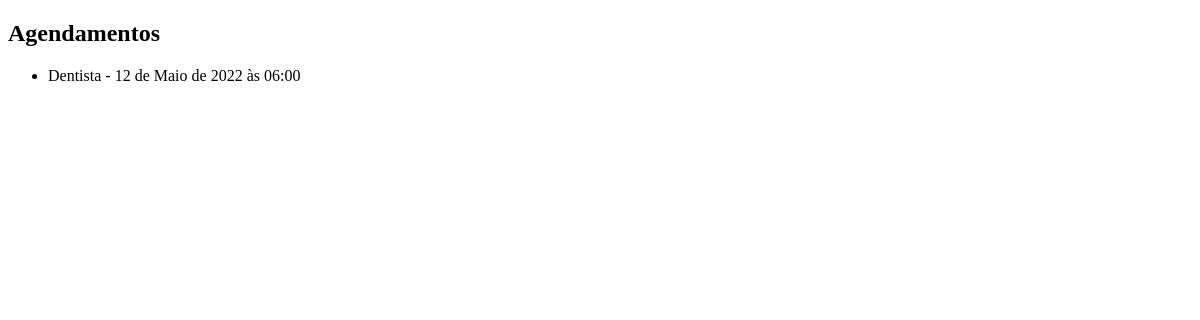
/agenda/, run on an earlier commit of the app's database.
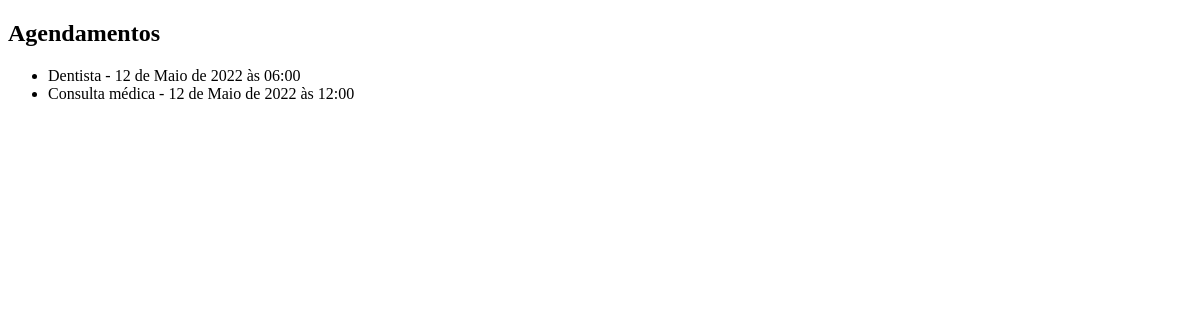
And on a later commit of the database.
### core/models.py (models this page shows, shortened)
class Evento(models.Model):
    titulo = models.CharField(max_length=100)
    descricao = models.TextField(blank=True, null=True)
    data_evento = models.DateTimeField(verbose_name='Data do evento')
    data_criacao = models.DateTimeField(auto_now=True, verbose_name='Data da criação')
    usuario = models.ForeignKey(User, on_delete=models.CASCADE)
    class Meta:
        db_table = 'evento'

### core/views.py (the view)
# urls.py: path('agenda/', views.lista_eventos)
def lista_eventos(request):
    evento = Evento.objects.all()
    dados = {'eventos':evento}
    return render(request, 'agenda.html', dados)

### templates/agenda.html (shortened to what this page needs)
<!DOCTYPE html>
<html lang="pt-br">
<head>
</head>
<body>
    <h2>Agendamentos</h2>
    <ul>
    {% for evento in eventos %}
        <li>{{ evento.titulo }} - {{ evento.data_evento }}</li>
    {% endfor %}
    </ul>
</body>
</html>

What changed in the data, as far as the page shows it:
added Evento: titulo "Consulta médica", data_evento "12 de Maio de 2022 às 12:00"
